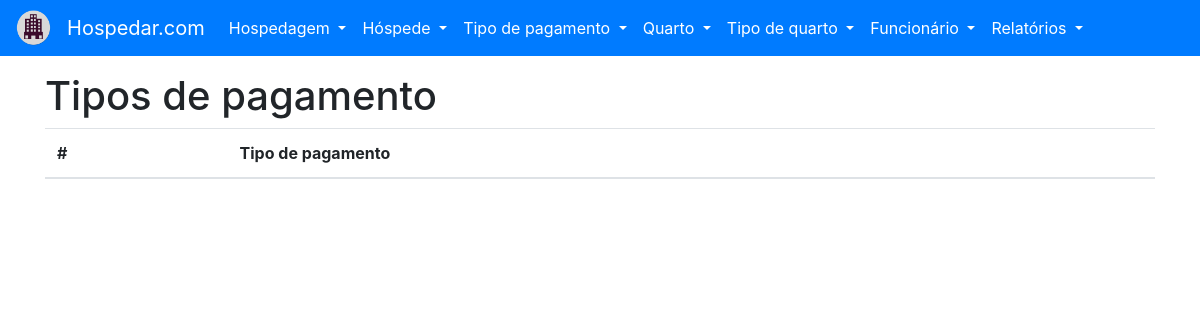
/tipo_pagamento/listar, run on an earlier commit of the app's database.
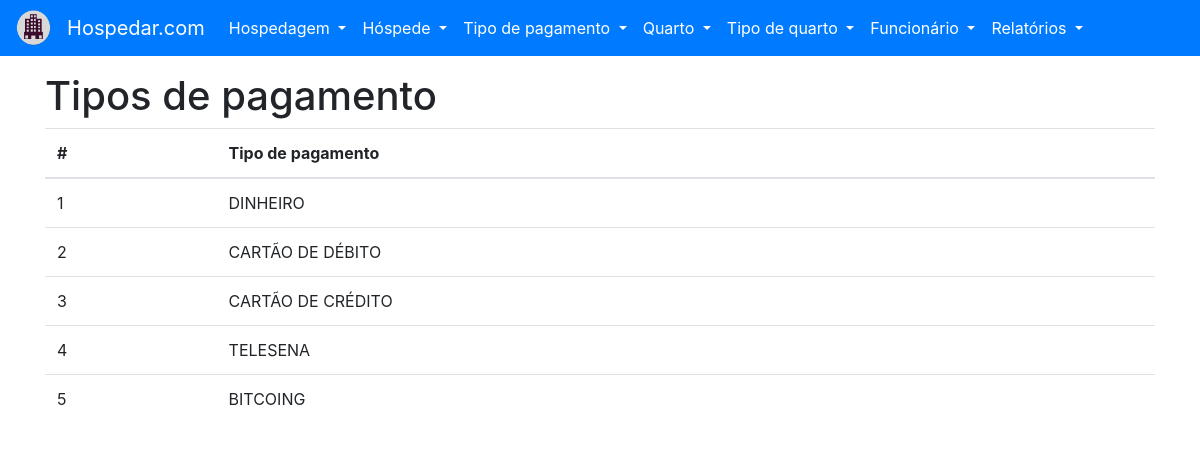
And on a later commit of the database.
### tables this page shows
CREATE TABLE "TIPO_PAGAMENTO" (
	"ID_TIPO_PAGAMENTO" INTEGER NOT NULL PRIMARY KEY AUTOINCREMENT UNIQUE,
	"NO_TIPO_PAGAMENTO" VARCHAR(16) NOT NULL UNIQUE
);

### project/backend/tipo_pagamento/views.py (the view)
def listar():
    with TipoPagamentoModel(DATABASE_URL) as db:
        try:
            tipo_pagamento = db.select_all()
        except (DatabaseException, OperationalError, IntegrityError) as err:
            flash(str(err), 'danger')
            return render_template('tipo_pagamento-listar.html')
    return render_template('tipo_pagamento-listar.html', tipo_pagamento=tipo_pagamento)

### project/backend/main/models.py (called while the page is built)
    def __enter__(self):
        self.open()
        return self

    def __exit__(self, exc_type, exc_val, exc_tb):
        self.close()

    @property
    def cursor(self):
        return self._cursor

    def open(self):
        self._connection = sqlite3.connect(self.url)
        self._cursor = self._connection.cursor()

    def close(self):
        self._connection.close()

    def cursor_to_dict(self, cursors: Iterable):
        return [dict(zip(self.__tablecolumns__, cursor)) for cursor in cursors]

    def select_all(self):
        if self._connection:
            return self.cursor_to_dict(self.cursor.execute(f'SELECT * FROM "{self.__tablename__}" ;'))
        raise ProgrammingError('ProgrammingError: Cannot operate on a closed database.')

### project/frontend/templates/tipo_pagamento-listar.html (shortened to what this page needs)
{% extends 'base.html' %}
{% from 'macros.html' import flash %}
{% block content %}
    <h1>Tipos de pagamento</h1>
    <table class="table">
        <thead>
        <tr>
            <th scope="col">#</th>
            <th scope="col">Tipo de pagamento</th>
        </tr>
        </thead>
        <tbody>
        {% for tipo in tipo_pagamento %}
            <tr>
                <td scope="row">{{ tipo['ID_TIPO_PAGAMENTO'] }}</td>
                <td>{{ tipo['NO_TIPO_PAGAMENTO'] }}</td>
            </tr>
        {% endfor %}
        </tbody>
    </table>
{% endblock content%}

What changed in the data, as far as the page shows it:
added TIPO_PAGAMENTO: ID_TIPO_PAGAMENTO "1", NO_TIPO_PAGAMENTO "DINHEIRO"
added TIPO_PAGAMENTO: ID_TIPO_PAGAMENTO "2", NO_TIPO_PAGAMENTO "CARTÃO DE DÉBITO"
added TIPO_PAGAMENTO: ID_TIPO_PAGAMENTO "3", NO_TIPO_PAGAMENTO "CARTÃO DE CRÉDITO"
added TIPO_PAGAMENTO: ID_TIPO_PAGAMENTO "4", NO_TIPO_PAGAMENTO "TELESENA"
added TIPO_PAGAMENTO: ID_TIPO_PAGAMENTO "5", NO_TIPO_PAGAMENTO "BITCOING"
